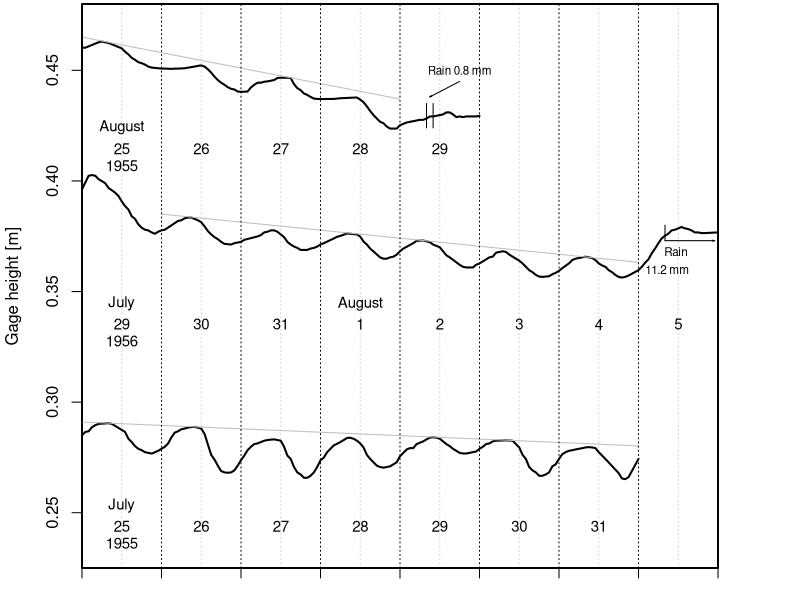

This figure's R source:
library(zoo)
fig111 <- read.csv("1fig11.csv")
fig111.z <- zoo(as.numeric(fig111[,3]),as.POSIXct(paste(as.character(fig111[,1]),as.character(fig111[,2])),tz="GMT"))

fig112 <- read.csv("2fig11.csv")
fig112.z <- zoo(fig112[,3],as.POSIXct(paste(as.character(fig112[,1]),as.character(fig112[,2])),tz="GMT"))

fig113 <- read.csv("3fig11.csv")
fig113.z <- zoo(fig113[,3],as.POSIXct(paste(as.character(fig113[,1]),as.character(fig113[,2])),tz="GMT"))

##m-be váltás
fig111.z <- fig111.z*.3048
fig112.z <- fig112.z*.3048;
fig113.z <- fig113.z*.3048

ytg <- c(0.225,.48)
ttfile=10
ttbbmeret=c(9,6)
postscript(paste("fig",ttfile,".eps",sep=""),paper="special",width=ttbbmeret[1]/2.54,height=ttbbmeret[2]/2.54,horiz=F,point=7)
par(mar=c(1.5,4,0.1,4)+.1)
## Felső
plot(fig111.z,ylim=ytg,yaxs="i",xlim=c(ISOdate(1955,8,25,0),ISOdate(1955,9,2,0)),xaxs="i",xlab="",ylab="",xaxt="n",yaxt="n",type="n")
axis(1,at=c(ISOdate(1955,8,25:31,12),ISOdate(1955,9,1,12)),lab=F,tck=1,lty=3,col="lightgray")
lines(fig111.z,lwd=2)
lines(ISOdate(1955,8,c(25,29),0),c(.465,0.437),col="grey")
text(ISOdate(1955,8,29,18),0.45,"Rain 0.8 mm",cex=.7)
csapvon <- c(.435,0.424)
lines(ISOdate(1955,8,29,c(8,8)),csapvon)
lines(ISOdate(1955,8,29,c(10,10)),csapvon)
arrows(ISOdate(1955,8,29,18),0.445,ISOdate(1955,8,29,9),.438,.02,15)
par(new=T)
## Középső
plot(fig113.z,ylim=ytg,yaxs="i",xlim=c(ISOdate(1956,7,29,0),ISOdate(1956,8,6,0)),xaxs="i",xlab="",ylab="",xaxt="n",yaxt="n",lwd=2)
lines(ISOdate(1956,7:8,c(30,5),0),c(.385,.3632),col="grey")
text(ISOdate(1956,8,5,7,45),0.368,"Rain",adj=0,cex=.7)
text(ISOdate(1956,8,5,2),0.36,"11.2 mm",adj=0,cex=.7)
lines(ISOdate(1956,8,5,c(8,8)),c(.373,.38))
arrows(ISOdate(1956,8,5,8),.373,ISOdate(1956,8,5,23),.373,.02,15)
par(new=T)
## Alsó
plot(fig112.z,ylim=ytg,yaxs="i",xlim=c(ISOdate(1955,7,25,0),ISOdate(1955,8,2,0)),xaxs="i",ylab="Gage height [m]",xlab="",xaxt="n",yaxt="n",lwd=2)
lines(ISOdate(1955,7:8,c(25,1),0),c(.291,0.2802),col="grey")
## Tengelyek
axis(2,at=c(.25,.30,.35,.40,.45))
axistime <- c(ISOdate(1955,7,25:31,0),ISOdate(1955,8,1:2,0))
axis(1,at=axistime,lab=F)
axis(1,at=axistime[-c(1,length(axistime))],lab=F,tck=1,lty=3)
par(cex=.9)
text(ISOdate(1955,7,25:31,12),.8*.3048,25:31)
text(ISOdate(1955,7,25,12),.775*.3048,1955)
text(ISOdate(1955,7,25,12),.83*.3048,"July")
text(c(ISOdate(1955,7,25:31,12),ISOdate(1955,8,1,12)),1.1*.3048,c(29:31,1:5))
text(ISOdate(1955,7,25,12),1.075*.3048,1956)
text(ISOdate(1955,7,25,12),1.13*.3048,"July")
text(ISOdate(1955,7,28,12),1.13*.3048,"August")
text(ISOdate(1955,7,25:29,12),1.36*.3048,25:29)
text(ISOdate(1955,7,25,12),1.335*.3048,1955)
text(ISOdate(1955,7,25,12),1.392*.3048,"August")
dev.off()
